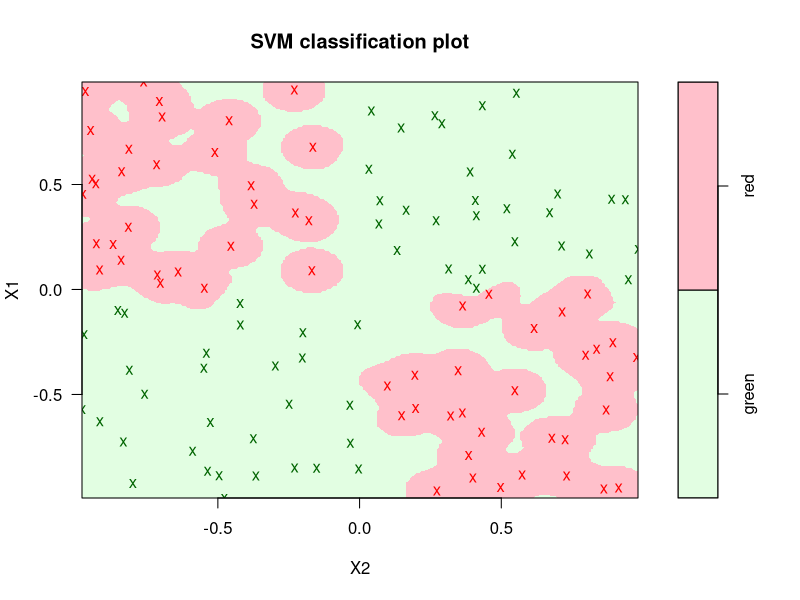
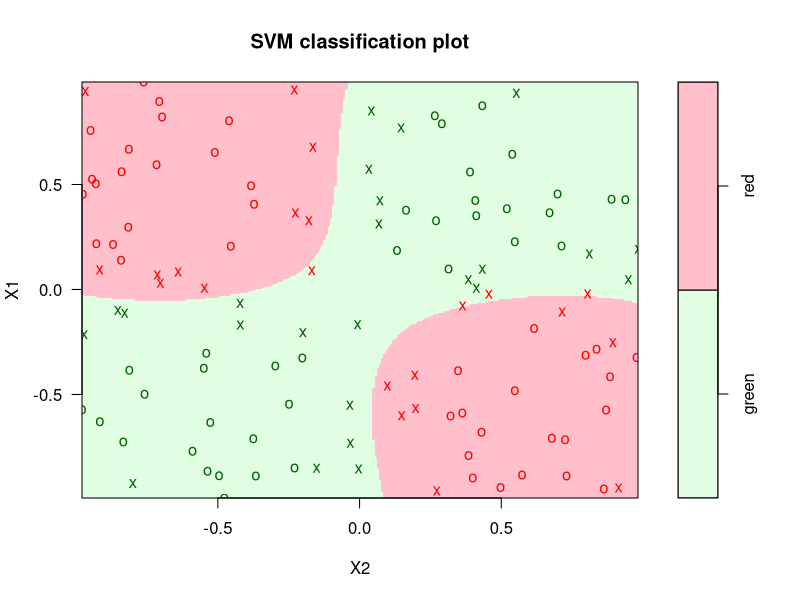

These figures' R source, in order:
library(e1071)

train_data <- read.table('data/svmdata5.txt', sep = '\t', header = T, stringsAsFactors = T)
test_data <- read.table('data/svmdata5test.txt', sep = '\t', header = T, stringsAsFactors = T)

find_optimal_kernel <- function(kernel) {
  svm_clsfr <- svm(Colors ~ ., 
                   data = train_data,
                   type = "C-classification",
                   cost = 1,
                   kernel = kernel)
  
  pred <- predict(svm_clsfr, test_data)
  tbl <- table(pred, test_data$Color)
  return(1. - sum(diag(tbl)) / nrow(test_data))
}

print(paste("Polynomial - ", find_optimal_kernel("polynomial")))
print(paste("Radial - ", find_optimal_kernel("radial")))
print(paste("Sigmoid - ", find_optimal_kernel("sigmoid")))

get_radial_error <- function(gamma) {
  svm_clsfr <- svm(Colors ~ ., 
                   data = train_data,
                   type = "C-classification",
                   cost = 1,
                   kernel = "radial",
                   gamma = gamma)
  
  pred_test <- predict(svm_clsfr, test_data)
  tbl_test <- table(pred_test, test_data$Color)
  
  pred_train <- predict(svm_clsfr, train_data)
  tbl_train <- table(pred_train, train_data$Color)
  return( c(1. - sum(diag(tbl_train)) / nrow(train_data), 1. - sum(diag(tbl_test)) / nrow(test_data)) )
}

get_formatted <- function(dec, prec = 3) {
  format(round(dec, prec), nsmall = prec)
}

for (gamma in seq(1, 100, 1)) {
  error <- get_radial_error(gamma)
  print(paste('Gamma ', get_formatted(gamma, 2), 
              ' - Train: ', get_formatted(error[1]), 
              '   Test: ', get_formatted(error[2])))
}


svm_clsfr_overfitted <- svm(Colors ~ ., 
                            data = train_data,
                            type = "C-classification",
                            cost = 1,
                            kernel = "radial",
                            gamma = 94)

area_pallete <- function(n = 3) {
  colors <- rainbow(n)
  colors[1:2] <- c("#e2fee2", "pink")
  return(colors) 
}

plot(svm_clsfr_overfitted, 
     train_data,
     grid = 250,
     symbolPalette = c("darkgreen", "red"),
     color.palette = area_pallete)


svm_clsfr_ok <- svm(Colors ~ ., 
                    data = train_data,
                    type = "C-classification",
                    cost = 1,
                    kernel = "radial",
                    gamma = 1)

plot(svm_clsfr_ok, 
     train_data,
     grid = 250,
     symbolPalette = c("darkgreen", "red"),
     color.palette = area_pallete)
